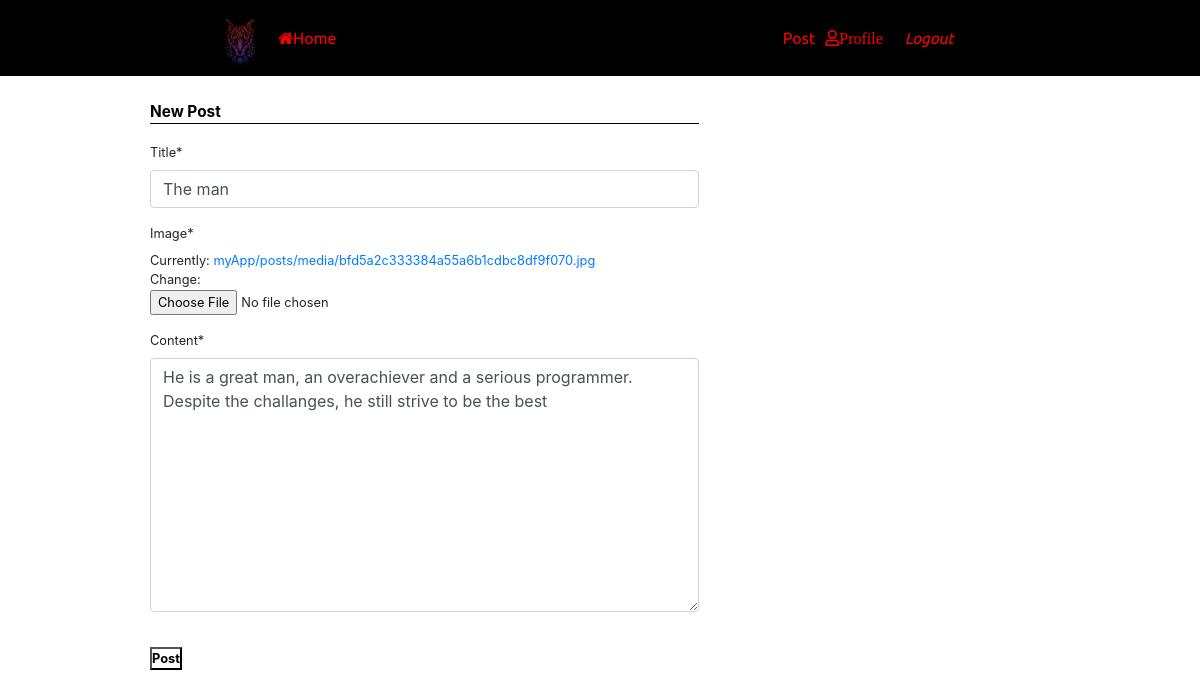
Screenshot of /posts/18/update/ (signed in) with the database file from the repository.
### posts/models.py (models this page shows, shortened)
class postmode(models.Model):
    image = models.ImageField(upload_to='myApp/posts/media/')
    title = models.CharField(max_length=60)
    content = models.TextField()
    date_posted = models.DateTimeField(default=timezone.now)
    author = models.ForeignKey(User, on_delete=models.CASCADE)

### posts/views.py (the view, shortened to what this page needs)
# urls.py: path('<int:id>/update/', views.update_view.as_view(), name='post-update'),
class update_view(LoginRequiredMixin, UserPassesTestMixin, UpdateView):
    form_class = post_form
    template_name = "post_form.html"
    queryset = postmode.objects.all()
    def get_object(self, queryset=None):
        id = self.kwargs.get('id')
        return get_object_or_404(postmode, id=id)
    def test_func(self):
        postmode = self.get_object()
        if self.request.user == postmode.author:
            return True
        else:
            return False

### posts/forms.py
class post_form(forms.ModelForm):
    class Meta:
        model = postmode
        fields = [
            'title',
            'image',
            'content'
        ]

### posts/templates/post_form.html
{% extends "post_base.html" %}
{% load crispy_forms_tags %}
{% block content %}
<body style="background-color: white;">
  <div class="both">
    <form action="." method="POST">{% csrf_token %}
         <fieldset class="field">
             <div class="join">New Post</div>
             <br>
           {{form|crispy}}
             <br>
           <div>
             <button type="submit">Post</button>
           </div>
         </fieldset>
    </form>
  </div>
</body>
{% endblock %}

### posts/static/posts/main.css (style rules this page uses)
* { margin: 0; padding: 0; box-sizing: border-box; }
body { background: rgba(190, 197, 209, 0.4); }
.field { height: 500px; background: white; width: 70%; position: relative; top: 30%; margin: 10px; font-size: 0.8em; text-align: stretch; }
.both { position: relative; bottom: 12%; }
.join { font-weight: bold; font-size: 1.2em; color: black; border-bottom: 1px solid black; }
button { background: white; color: black; font-weight: bold; font-size: 1em; }

### rows the page displays
postmode: title "The man", content "He is a great man, an overachiever and a serious programmer. Despite the challanges, he still strive to be the best"
